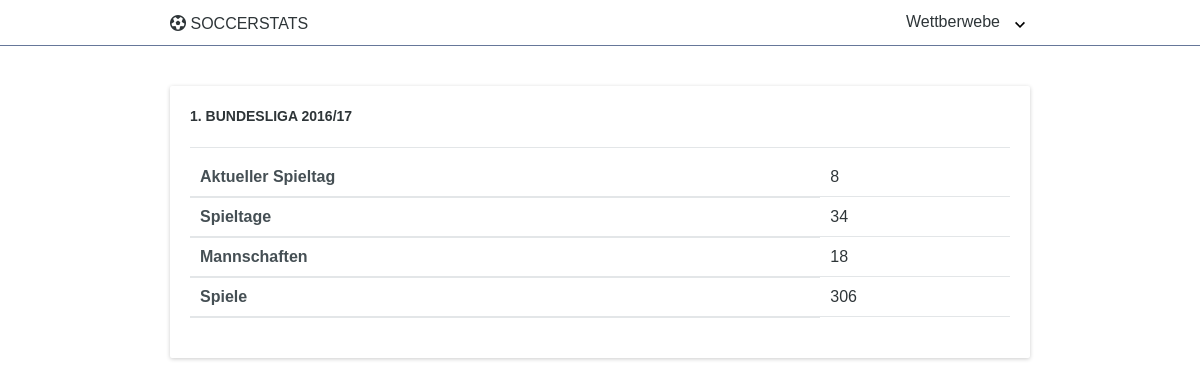
The app's page /competitions/430/ with its own data.
### competition/models.py (models this page shows)
class Competition(models.Model):
    id = models.PositiveSmallIntegerField(primary_key=True)
    caption = models.CharField(max_length=255)
    league = models.CharField(
        max_length=255,
        choices=((subclass.choices()[0], subclass.choices()[1]) for subclass in CompetitionId.__subclasses__())
    )
    year = models.IntegerField(choices=[(r, r) for r in range(1980, (datetime.datetime.now().year + 1))])
    current_matchday = models.PositiveSmallIntegerField()
    number_of_matchdays = models.PositiveSmallIntegerField()
    number_of_teams = models.PositiveSmallIntegerField()
    number_of_games = models.PositiveSmallIntegerField()
    last_updated = models.DateTimeField()
    class Meta:
        ordering = ['caption']

### competition/views.py (the view)
class CompetitionDetailView(DetailView):
    model = Competition
    context_object_name = 'competition'

### SoccerStats/custom_context_processors.py (called while the page is built)
def competition_caption_processor(request):
    return {'captions': Competition.objects.all().values_list('caption', flat=True)}

def competition_league_processor(request):
    return {'leagues': [CompetitionId.reverse_lookup(competition).value for competition in
                        Competition.objects.all().values_list('league', flat=True)]}

### SoccerStats/templatetags/list_extras.py (called while the page is built)
@register.filter
def get_at_index(ls, index):
    return ls[index]

### competition/models.py (called while the page is built)
    @classmethod
    def reverse_lookup(cls, value):
        for subclass in cls.__subclasses__():
            for _, member in subclass.__members__.items():
                if member.name == value:
                    return member

### templates/competition/competition_detail.html
{% extends 'SoccerStats/base.html' %}
{% block content %}
    <card>
        <h5>{{ competition.caption }}</h5>
        <hr>
        <table>
            <tr>
                <th>Aktueller Spieltag</th>
                <td>{{ competition.current_matchday }}</td>
            </tr>
            <tr>
                <th>Spieltage</th>
                <td>{{ competition.number_of_matchdays }}</td>
            </tr>
            <tr>
                <th>Mannschaften</th>
                <td>{{ competition.number_of_teams }}</td>
            </tr>
            <tr>
                <th>Spiele</th>
                <td>{{ competition.number_of_games }}</td>
            </tr>
        </table>
    </card>
{% endblock %}

### records on screen
Competition: caption "1. BUNDESLIGA 2016/17", current_matchday "8", number_of_matchdays "34", number_of_teams "18", number_of_games "306"
